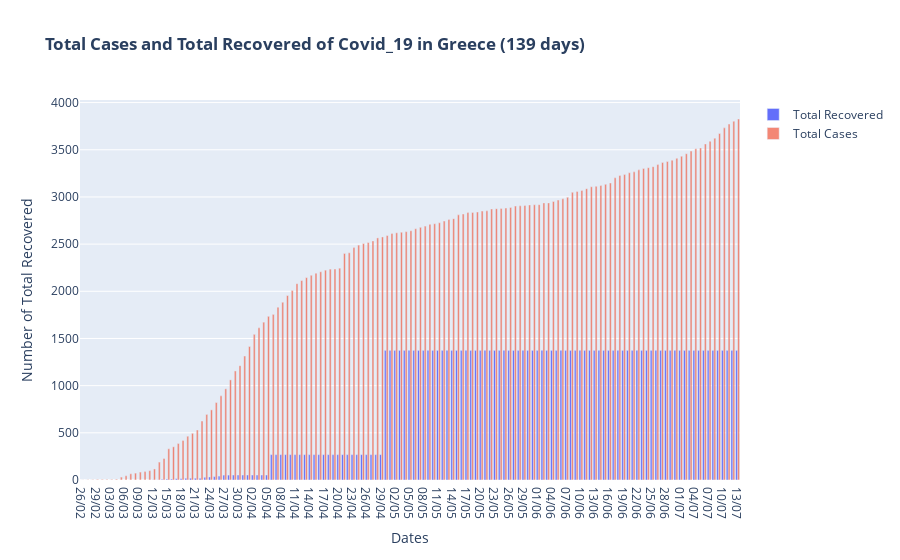

This figure's notebook cell:
### Markdown cell above
## Total Cases and Total Recovered

### Code cell
# Figure with secondary y-axis
fig = make_subplots(specs=[[{"secondary_y": False}]])

# Traces - Bars and line
fig.add_trace(
    go.Bar(x=df.index, y=df['Total Recovered'], name='Total Recovered'),
)

fig.add_trace(
    go.Bar(x=df.index, y=df['Total Cases'], name='Total Cases', opacity=0.7),
)

# Figure Title
fig.update_layout(
    title_text='<b>Total Cases and Total Recovered of Covid_19 in Greece ('+str(len(df['Total Cases']))+' days)</b>'
)

# x-axis and y-axes titles
fig.update_xaxes(title_text='Dates')
fig.update_yaxes(title_text='Number of Total Cases')
fig.update_yaxes(title_text='Number of Total Recovered')

fig.update_layout(hovermode='x unified')

fig.show()

### Figure 1 — Plotly figure (JSON) as saved in the notebook; plotly's stock layout.template omitted (floating-point values rounded to 4 significant figures; data arrays with more than 128 entries replaced by an {"elided": "..."} marker saying what was removed)
{"data": [{"name": "Total Recovered", "type": "bar", "x": {"elided": "139 str values"}, "y": {"elided": "139 int values"}}, {"name": "Total Cases", "opacity": 0.7, "type": "bar", "x": {"elided": "139 str values"}, "y": {"elided": "139 int values"}}], "layout": {"hovermode": "x unified", "title": {"text": "<b>Total Cases and Total Recovered of Covid_19 in Greece (139 days)</b>"}, "xaxis": {"anchor": "y", "domain": [0, 1], "title": {"text": "Dates"}}, "yaxis": {"anchor": "x", "domain": [0, 1], "title": {"text": "Number of Total Recovered"}}}}
